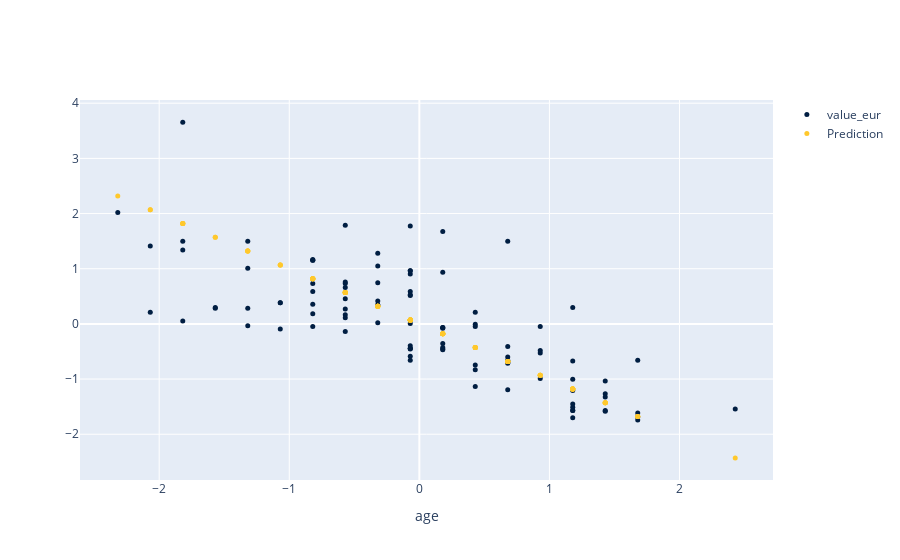

Notebook code for this chart:
### Markdown cell above
<!-- END QUESTION -->

<!-- BEGIN QUESTION -->

**Question 2.5.** In 2.3, we created a scatter plot **in original units**. Now, create a scatter plot with player age **in standard units** along the x-axis and both real and predicted player value **in standard units** along the y-axis. The color of the dots of the real and predicted values should be different. **(8 points)**

*Hint:* Feel free to use functions you have defined previously.

<!--
BEGIN QUESTION
name: q2_5
manual: true
image: true
-->

### Code cell
predictions_su = standard_units(predictions)
fifa_su = Table().with_columns('age', standard_units(fifa.column('age')), 'value_eur', standard_units(fifa.column('value_eur')), 'Prediction', predictions_su)
fifa_su.iscatter('age')
